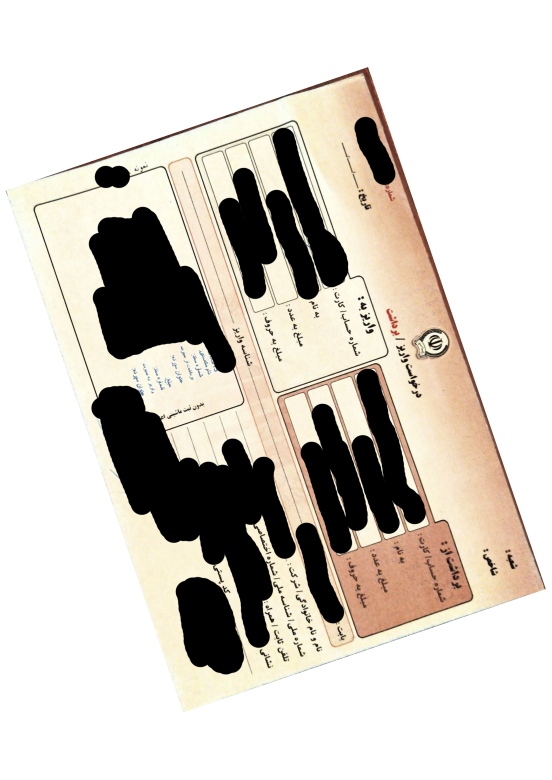
#> input picture input_image.png, 1654 x 2339 px (shown at 1/3 size)
$ jupyter execute --allow-errors jupyter_app.ipynb   (shell and % lines are left out)
#> lines starting #> are read from the running program, lines starting #| are printed output that depends on the picture; after the words box and inside, x2 and y2 are one past the last pixel; in counts of white or black regions, pixels touching at a corner belong together
[cell 1]
# Install necessary packages

[cell 2]
import cv2
import numpy as np
import matplotlib.pyplot as plt
from google.colab import files
from pytesseract import Output
import pytesseract

[cell 3]
uploaded = files.upload()
#> the answer given: input_image.png
image_path = list(uploaded.keys())[0]
image = cv2.imread(image_path)
#> image is the input picture: shape (2339, 1654, 3); mean B, G, R 195.1, 203.4, 209

[cell 4]
# Function to display images
def display_image(title, img, cmap=None):
#> called with title = 'Original Image'
    plt.figure(figsize=(8, 8))
    plt.imshow(img, cmap=cmap)
    plt.title(title)
    plt.axis('off')
    plt.show()


# Display original image
display_image("Original Image", cv2.cvtColor(image, cv2.COLOR_BGR2RGB))

[cell 5]
# Convert to grayscale and apply Gaussian blur
gray = cv2.cvtColor(image, cv2.COLOR_BGR2GRAY)
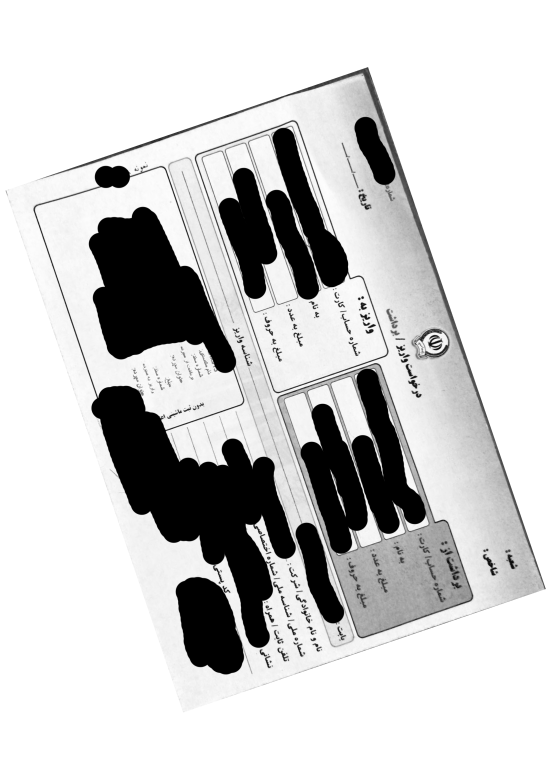
#> gray: shape (2339, 1654) (shown at 1/3 size); min 0, max 255, mean 204.1
blurred = cv2.GaussianBlur(gray, (5, 5), 0)
display_image("Blurred Grayscale Image", blurred, cmap='gray')

[cell 6]
# Edge detection
edges = cv2.Canny(blurred, 1, 10)
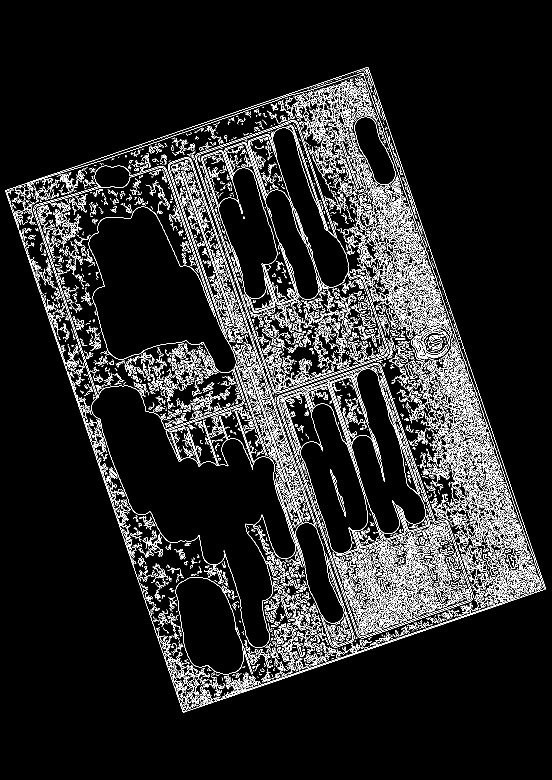
#> edges: shape (2339, 1654) (shown at 1/3 size); 6.3% white in thin lines or dots, all inside (x1, y1, x2, y2) = (16, 201, 1637, 2137)
display_image("Canny Edge Detection", edges, cmap='gray')

[cell 7]
# Morphological operations
kernel = np.ones((5, 5), np.uint8)
edges = cv2.dilate(edges, kernel, iterations=1)
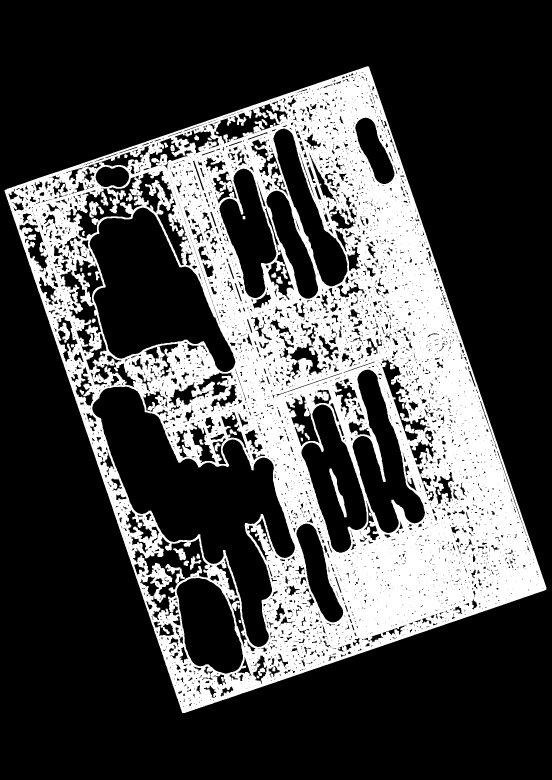
#> edges: shape (2339, 1654) (shown at 1/3 size); 28.6% white; 46 white regions, largest, box (x1, y1, x2, y2) and area: (14, 199, 1639, 2139) 1095019, (988, 1405, 1040, 1552) 1786, (389, 532, 428, 587) 1160
edges = cv2.erode(edges, kernel, iterations=1)
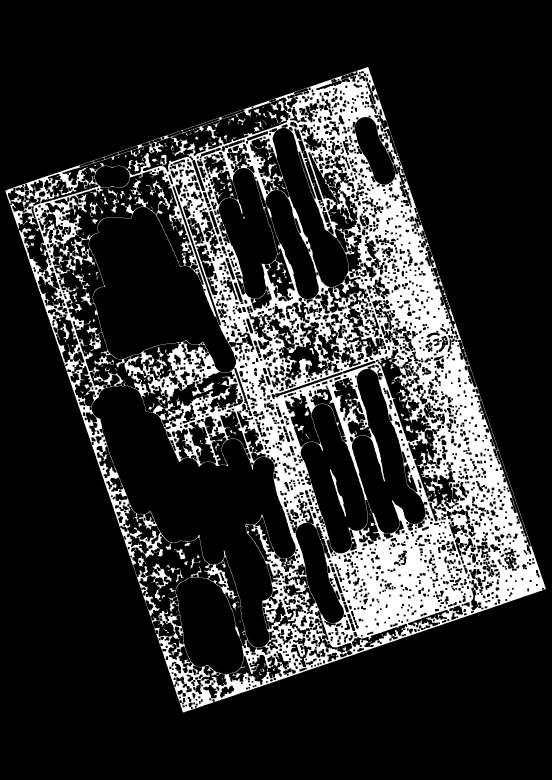
#> edges: shape (2339, 1654) (shown at 1/3 size); 18.5% white; 172 white regions (80 under 20 px)
display_image("Morphological Edge Enhancement", edges, cmap='gray')

[cell 8]
# Find and sort contours
contours, _ = cv2.findContours(edges.copy(), cv2.RETR_EXTERNAL, cv2.CHAIN_APPROX_SIMPLE)
#> contours = 1 contour; box (x1, y1, x2, y2) and area: (16, 201, 1637, 2137) 1901334
contours = sorted(contours, key=cv2.contourArea, reverse=True)[:5]

# Detect document contour
document_contour = None
for contour in contours:
    epsilon = 0.02 * cv2.arcLength(contour, True)
    approx = cv2.approxPolyDP(contour, epsilon, True)
    if len(approx) == 4:
        document_contour = approx
        break
#> this loop made 1 pass
#> (epsilon, document_contour) on pass 1: (121.5, [[1102, 201], [16, 572], [549, 2136], [1636, 1767]])
#> `points = document_contour.reshape(4, 2)`: points = [[1102, 201], [16, 572], [549, 2136], [1636, 1767]]

# Perspective transformation if document contour is found
Warped_Document = False
if document_contour is not None:
    def order_points(pts):
        rect = np.zeros((4, 2), dtype="float32")
        s = pts.sum(axis=1)
#> s = [1303, 588, 2685, 3403]
        rect[0] = pts[np.argmin(s)]
        rect[2] = pts[np.argmax(s)]
        diff = np.diff(pts, axis=1)
#> diff = [-901, 556, 1587, 131]
        rect[1] = pts[np.argmin(diff)]
        rect[3] = pts[np.argmax(diff)]
        return rect

    points = document_contour.reshape(4, 2)
    ordered_pts = order_points(points)
#> ordered_pts = [[16, 572], [1102, 201], [1636, 1767], [549, 2136]]
    (tl, tr, br, bl) = ordered_pts
#> tl = [16, 572]; tr = [1102, 201]; br = [1636, 1767]; bl = [549, 2136]
    widthA = np.sqrt(((br[0] - bl[0]) ** 2) + ((br[1] - bl[1]) ** 2))
#> widthA = 1147.9
    widthB = np.sqrt(((tr[0] - tl[0]) ** 2) + ((tr[1] - tl[1]) ** 2))
#> widthB = 1147.6
    maxWidth = max(int(widthA), int(widthB))
#> maxWidth = 1147
    heightA = np.sqrt(((tr[0] - br[0]) ** 2) + ((tr[1] - br[1]) ** 2))
#> heightA = 1654.5
    heightB = np.sqrt(((tl[0] - bl[0]) ** 2) + ((tl[1] - bl[1]) ** 2))
#> heightB = 1652.3
    maxHeight = max(int(heightA), int(heightB))
#> maxHeight = 1654
    dst = np.array([[0, 0], [maxWidth - 1, 0], [maxWidth - 1, maxHeight - 1], [0, maxHeight - 1]], dtype="float32")
#> dst = [[0, 0], [1146, 0], [1146, 1653], [0, 1653]]
    M = cv2.getPerspectiveTransform(ordered_pts, dst)
#> M = [[0.946, -0.323, 169.3], [0.323, 0.947, -546.8], [1.16e-06, -2.27e-07, 1]]
    warped = cv2.warpPerspective(image, M, (maxWidth, maxHeight))
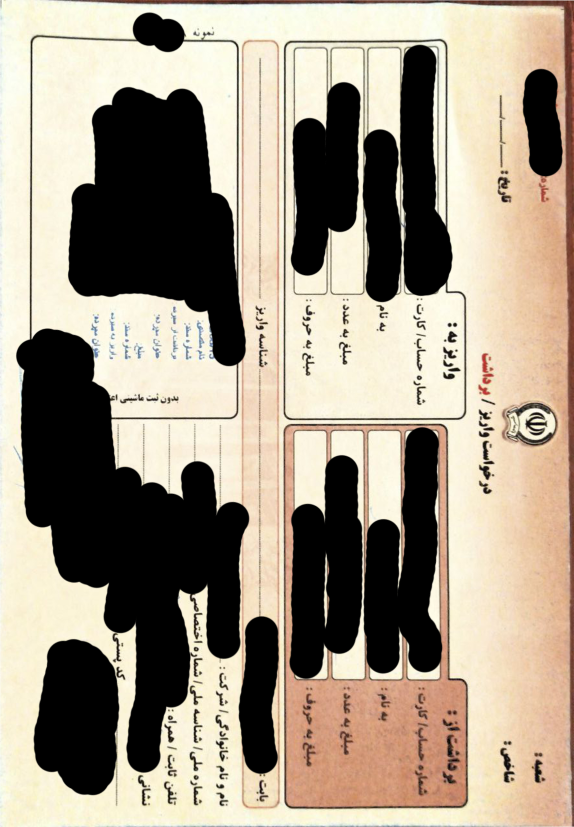
#> warped: shape (1654, 1147, 3) (shown at 1/2 size); mean B, G, R 133.2, 150, 161.5
    Warped_Document = True
    # Display warped document
    display_image("Warped Document", cv2.cvtColor(warped, cv2.COLOR_BGR2RGB))
else:
    print("Document contour could not be found.")

[cell 9]
# Install and configure Tesseract for Persian OCR

[cell 10]
# OCR functions
def rotate_image(image, angle):
    (h, w) = image.shape[:2]
    center = (w // 2, h // 2)
    M = cv2.getRotationMatrix2D(center, angle, 1.0)
    abs_cos = abs(M[0, 0])
    abs_sin = abs(M[0, 1])
    new_w = int(h * abs_sin + w * abs_cos)
    new_h = int(h * abs_cos + w * abs_sin)
    M[0, 2] += (new_w / 2) - center[0]
    M[1, 2] += (new_h / 2) - center[1]
    return cv2.warpAffine(image, M, (new_w, new_h), flags=cv2.INTER_LINEAR, borderMode=cv2.BORDER_REPLICATE)

def ocr_image(image, lang='fas'):
    config = r'--oem 3 --psm 6 -l ' + lang
    details = pytesseract.image_to_data(image, output_type=Output.DICT, config=config)
    return details

def get_orientation(image):
    angles = [0, 90, 180, 270]
    ocr_results = []
    h, w = image.shape[:2]
#> h = 1654; w = 1147
    crop_img = image[h//4:h*3//4, w//4:w*3//4]
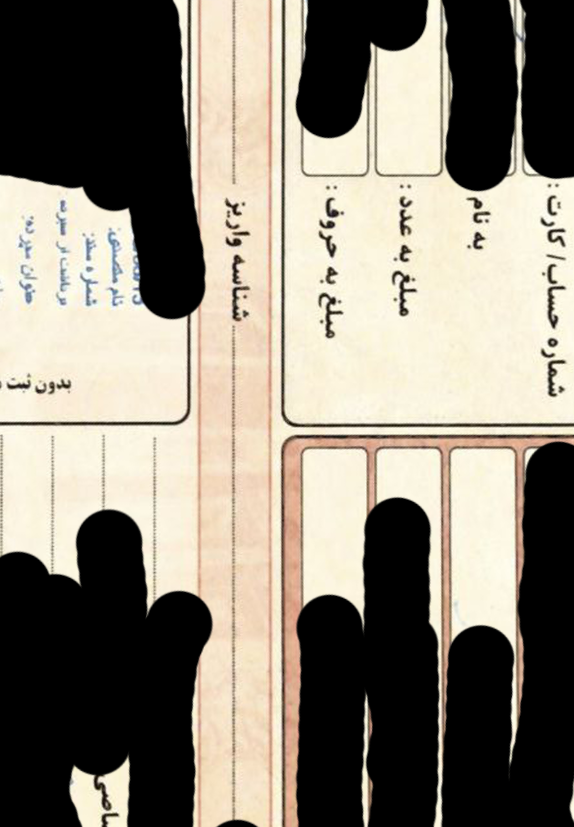
#> crop_img: shape (827, 574, 3); mean B, G, R 118.5, 131.3, 138.3
    for angle in angles:
        rotated_crop = rotate_image(crop_img, angle)
        details = ocr_image(rotated_crop, lang='fas')
        num_chars = sum(len(word) for word in details['text'] if isinstance(word, str))
        ocr_results.append((angle, num_chars))
#> after the loop, ocr_results = []
    return max(ocr_results, key=lambda x: x[1])[0]

# Determine the best orientation angle
if Warped_Document:
    img_for_ocr = warped
else:
    img_for_ocr = image

#> (the rest of this cell did not finish here and is left out)
